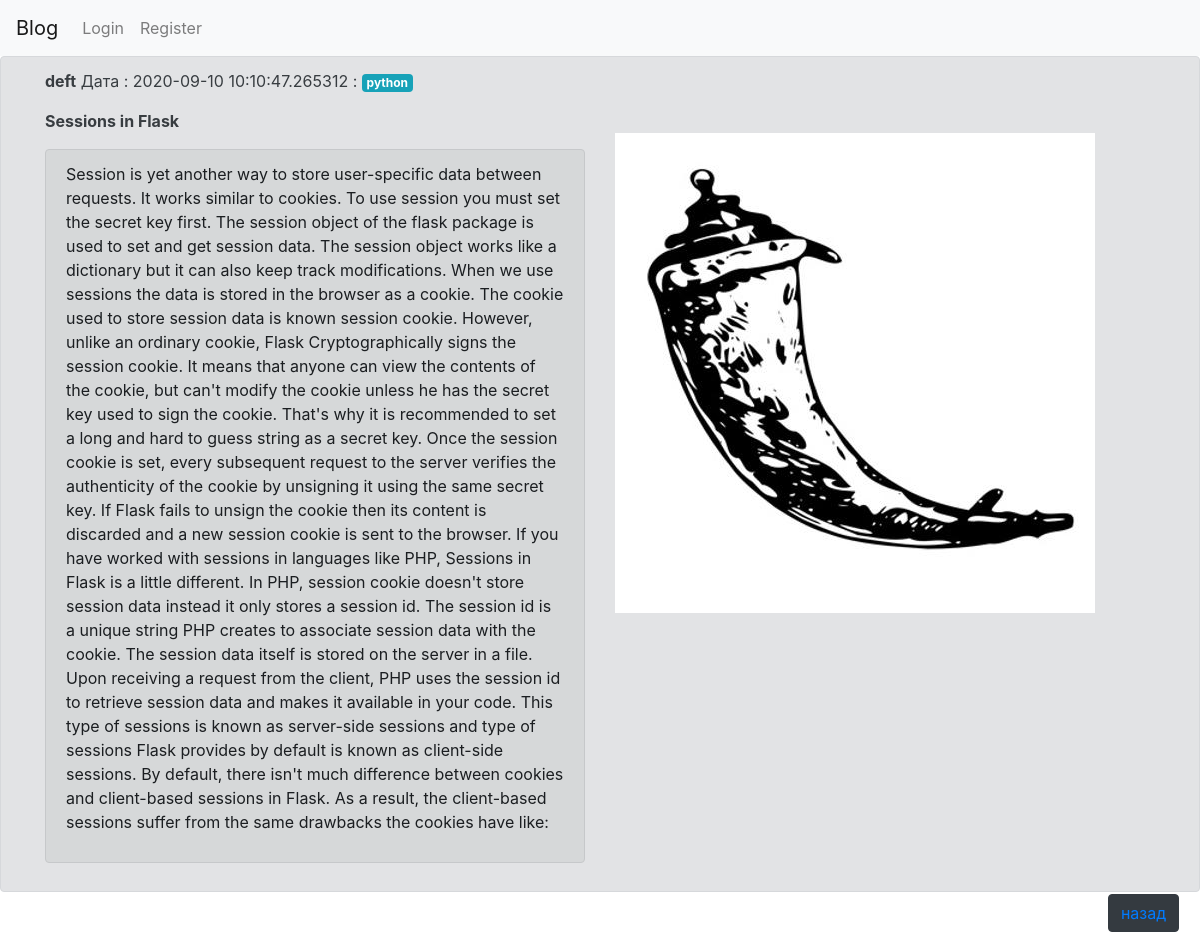
Screenshot of /show?id=14 with the database file from the repository.
### app.py (models this page shows, shortened)
class Article(db.Model):
    __tablename__ = 'articl'
    id=db.Column(db.Integer,primary_key=True)
    Authors=db.Column(db.String(50), nullable = False)
    Header=db.Column(db.String(300), nullable = False)
    content = db.Column(db.String(1500), nullable = False)
    img1=db.Column(db.String(248), nullable=True)
    creationData=db.Column(db.DateTime,default=datetime.now())
    tags= db.relationship('Tag',backref='Tag',lazy='dynamic')

class Tag(db.Model):
    id=db.Column(db.Integer,primary_key=True)
    name=db.Column(db.String(100))
    slug=db.Column(db.String(100))
    postId=db.Column(db.Integer, db.ForeignKey('articl.id'))

### app.py (the view)
@app.route('/show', methods=['GET'])
def show():
    artId = request.args.get('id')
    tags=Tag.query.filter_by(postId=artId).all()
    text = Article.query.filter_by(id=artId).first()
    return render_template('show.html',art=text,tags=tags)

### templates/show.html (shortened to what this page needs)
{% extends "base.html" %}
{% block content %}
<div class="alert alert-secondary">
<div class="container">
<div class="row">
  <div class="col-12">
       <b>{{ art.Authors}}</b>  Дата : {{art.creationData}} :
       <span class="badge badge-info">
       {%for i in tags%} {{i.name}} {%endfor%}
     </span></p>
       <strong>{{art.Header}}</strong>
    </div>
</div>
</div>
<div class="container">
<div class="row">
     <div class="col-12 col-sm-12 col-md-6 col-lg-6 col-xl-6">
          <p><div class="alert alert-dark" role="alert">{{art.content}}</p> </div>
         </div> <div class="col-12 col-sm-12 col-md-6 col-lg-6 col-xl-6">
             <img src="/static/images/{{art.img1}}">
             </div>
            </div>
        </div>
             <button type="button" class="btn btn-dark float-right" style="margin-top: 15px;"  ><a href="\">назад</a></button>
    {% endblock %}

### rows the page displays
Article: Authors "deft", creationData "2020-09-10 10:10:47.265312", Header "Sessions in Flask", content "Session is yet another way to store user-specific data between requests. It works similar to cookies. To use session you must set the secret key first. The session object of the flask package is used to set and get session data. The session object works like a dictionary but it can also keep track modifications. When we use sessions the data is stored in the browser as a cookie. The cookie used to store session data is known session cookie. However, unlike an ordinary cookie, Flask Cryptographically signs the session cookie. It means that anyone can view the contents of the cookie, but can't modify the cookie unless he has the secret key used to sign the cookie. That's why it is recommended…", img1 (picture)
Tag: name "python"
